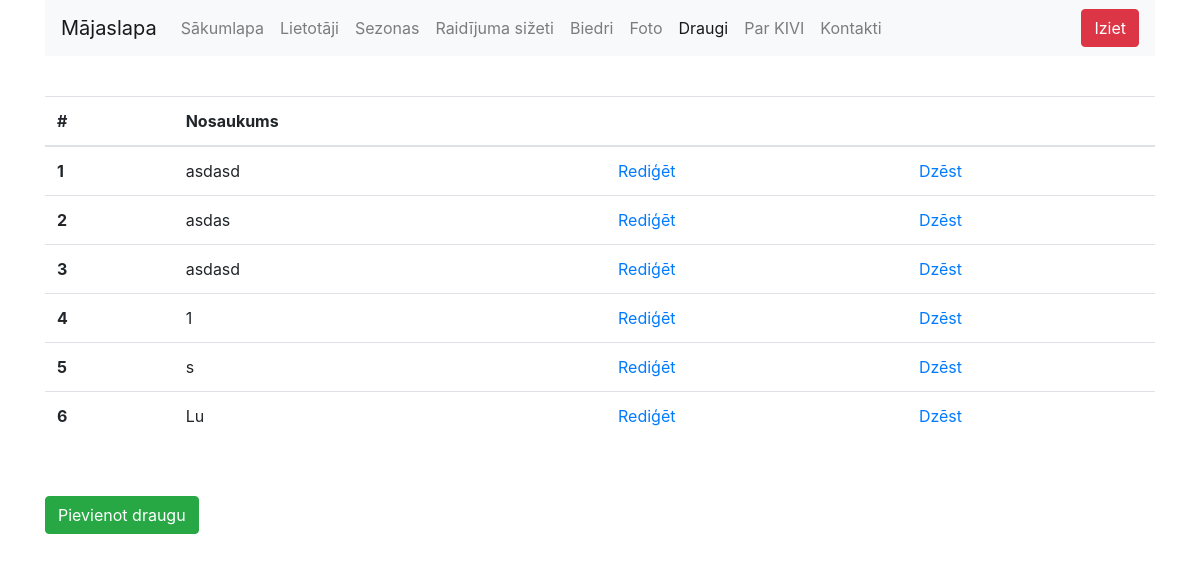
The page /admin?c=friends (signed in) on the database its author committed.
### tables this page shows
CREATE TABLE `friends` (
  `ID` int(10) UNSIGNED NOT NULL,
  `image` varchar(255) NOT NULL,
  `name` varchar(255) NOT NULL,
  `url` varchar(255) NOT NULL
);

### admin/Controllers/friends.php (called while the page is built, shortened)
<?php
	require_once( $_SERVER['DOCUMENT_ROOT'].'/admin/Models/friends.php' );
	$friends = getAllFriends();
	require_once( $_SERVER['DOCUMENT_ROOT'].'/admin/Views/friends.tpl.php' );
	require_once( $_SERVER['DOCUMENT_ROOT'].'/admin/Views/blank.tpl.php' );
?>

### admin/index.php (called while the page is built, shortened)
<?php
	$default_controller = 'Controllers/main.php';
	function getController($cid){
		if( file_exists('Controllers/'.$cid.'.php') ){
			return 'Controllers/'.$cid.'.php';
		}else{
			global $default_controller;
			return  $default_controller;
		}
	}
	if( isset($_GET['c']) && !empty($_GET['c']) ){
		$controller = getController( trim($_GET['c']) );
	}else{
		$controller = $default_controller;
	}
	require_once($controller);
?>

### admin/Models/friends.php (called while the page is built, shortened)
<?php
	function getAllFriends(){
		$dbh = getDBConnection();
		$stmt = $dbh->prepare("SELECT friends.ID AS ID, friends.name FROM friends ORDER BY ID DESC");
    	$stmt->execute();
		$friends = $stmt->fetchAll();
		return $friends;
	}
?>

### admin/Views/friends.tpl.php (the view, shortened to what this page needs)
<div class="row friends-type">
  <div class="col-12">
    <p>&nbsp;</p>
  	<table class="table table-hover">
      <thead>
        <tr>
          <th scope="col">#</th>
          <th scope="col">Nosaukums</th>
          <th scope="col"></th>
          <th scope="col"></th>
        </tr>
      </thead>
      <tbody>
        <?php $i = 1; ?>
        <?php foreach($friends as $friend): ?>
          <tr>
            <th scope="row"><?php echo $i; ?></th>
            <td><?php echo $friend['name']; ?></td>
            <td><a href="/admin?c=friendedit&id=<?php echo $friend['ID']; ?>">Rediģēt</a></td>
            <td><a href="/admin?c=frienddel&id=<?php echo $friend['ID']; ?>">Dzēst</a></td>
          </tr>
        <?php $i++; ?>
        <?php endforeach; ?>
      </tbody>
    </table>
    <p>&nbsp;</p>
    <a href="/admin?c=friendadd"><button type="button" class="btn btn-success">Pievienot draugu</button></a>
	</div>
</div>

### rows shown on the page
friends: name "asdasd"
friends: name "asdas"
friends: name "asdasd"
friends: name "1"
friends: name "s"
friends: name "Lu"
